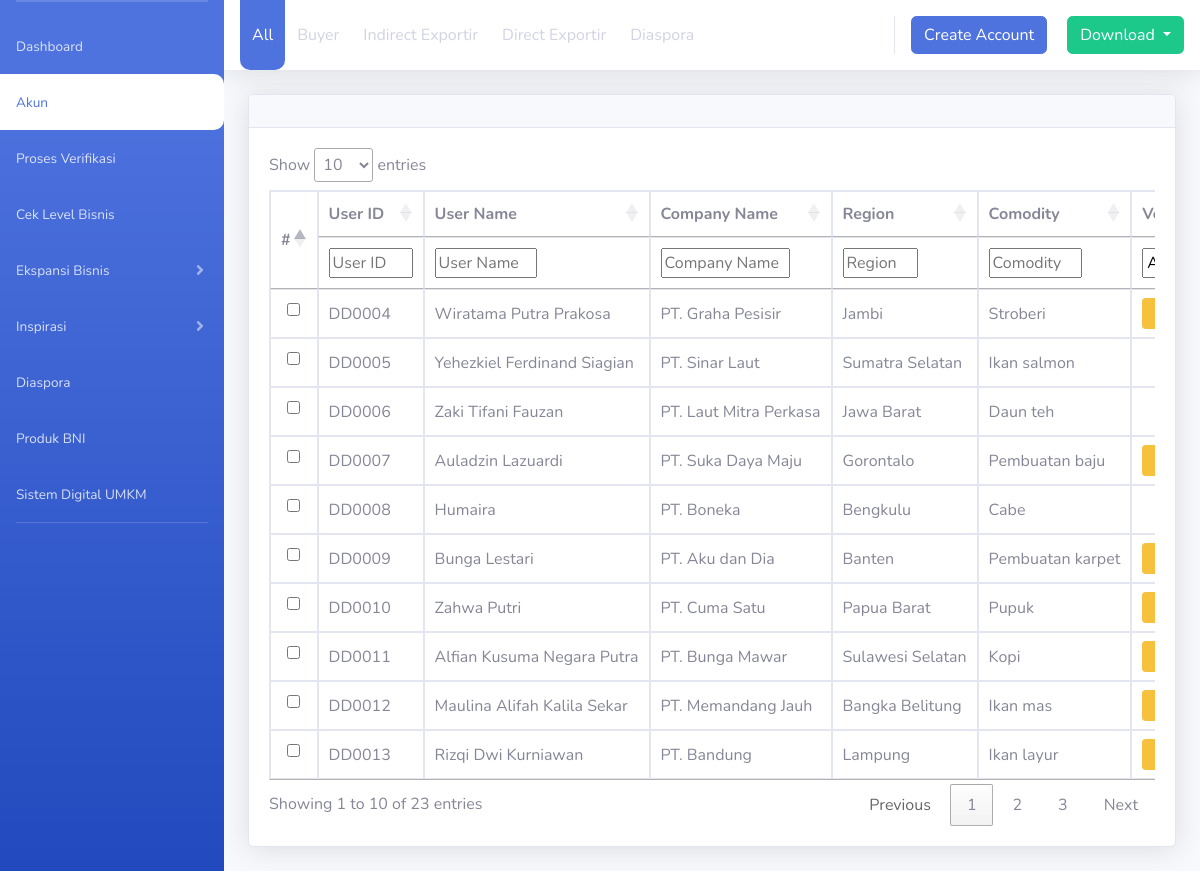
The page /index.php/akun on the database its author committed.
### tables this page shows
CREATE TABLE `data_usaha` (
  `nib` varchar(50) NOT NULL,
  `nama_usaha` varchar(100) NOT NULL,
  `domisili_perusahaan` varchar(50) NOT NULL,
  `email_perusahaan` varchar(50) NOT NULL,
  `website` varchar(50) DEFAULT NULL,
  `bidang_usaha` varchar(50) NOT NULL,
  `komoditi_usaha` varchar(50) NOT NULL,
  `skala` varchar(50) NOT NULL,
  `satuan` varchar(50) NOT NULL,
  `npwp_perusahaan` varchar(50) NOT NULL,
  `no_siup` varchar(50) NOT NULL,
  `no_peb` varchar(50) NOT NULL,
  `no_akta` varchar(50) NOT NULL,
  `kd_data_diri` varchar(20) NOT NULL,
  PRIMARY KEY (`nib`)
);

CREATE TABLE `data_diri` (
  `id_data_diri` int(10) NOT NULL AUTO_INCREMENT,
  `kd_data_diri` varchar(20) NOT NULL,
  `nik` varchar(30) NOT NULL,
  `nama_pemilik` varchar(100) NOT NULL,
  `npwp` varchar(30) NOT NULL,
  `no_telp` varchar(15) NOT NULL,
  `email` varchar(70) NOT NULL,
  `domisili` varchar(100) NOT NULL,
  `foto` varchar(100) DEFAULT NULL,
  `user_type` varchar(20) NOT NULL,
  `verifikasi` varchar(15) NOT NULL,
  `date_create` date NOT NULL,
  `priority` varchar(50) DEFAULT NULL,
  `verifikasi_date` date DEFAULT NULL,
  `assigned_officer` varchar(50) DEFAULT NULL,
  PRIMARY KEY (`kd_data_diri`),
  KEY `id_data_diri` (`id_data_diri`)
);

### application/controllers/akun.php (called while the page is built, shortened)
<?php
class akun extends CI_Controller
{
    public function __construct()
    {
        $this->load->model('akun_model', 'akun');
        $this->load->helper(array('form', 'url', 'file'));
    }
    function index()
    {
        $data = array(
            'title' => 'Form Akun',
            'header' => 'template/header',
            'menu' => 'template/menu',
            'content' => 'template/content',
            'footer' => 'template/footer',
            'app' => 'akun',
            'akun' => $this->akun->all_data(),
        );
        $this->load->view('template/main', $data);
    }
}

### index.php (called while the page is built, shortened)
<?php
require_once BASEPATH.'core/CodeIgniter.php';

### application/models/akun_model.php (called while the page is built, shortened)
<?php
class akun_model extends CI_ModeL
{
    public function all_data()
    {
        $this->db->select('data_diri.kd_data_diri, data_diri.nik, data_diri.nama_pemilik, data_usaha.nama_usaha, data_usaha.komoditi_usaha, data_diri.verifikasi, data_usaha.domisili_perusahaan, data_diri.user_type, data_diri.date_create');
        $this->db->from('data_usaha');
        $this->db->join('data_diri', 'data_diri.kd_data_diri=data_usaha.kd_data_diri');
        $this->db->order_by('data_diri.kd_data_diri', 'ASC');
        $query = $this->db->get();
        return $query->result();
    }
}

### application/views/akun.php (the view, shortened to what this page needs)
<div class="card shadow mb-4">
    <div class="card-header py-3">
    </div>
    <div class="card-body">
        <div class="table-responsive">
            <table class="table table-bordered" id="dataTable" width="100%" cellspacing="0">
                <thead>
                    <tr>
                        <th rowspan="2" class="align-middle">#</th>
                        <th>User ID</th>
                        <th>User Name</th>
                        <th>Company Name</th>
                        <th>Region</th>
                        <th>Comodity</th>
                        <th>Verification</th>
                    </tr>
                    <tr>
                        <th class="searchHeader">User ID</th>
                        <th class="searchHeader">User Name</th>
                        <th class="searchHeader">Company Name</th>
                        <th class="searchHeader">Region</th>
                        <th class="searchHeader">Comodity</th>
                        <th class="searchHeader">Verification</th>
                    </tr>
                </thead>
                <tbody>
                    <?php foreach ($akun as $rs) : ?>
                        <tr onclick="sData(this)">
                            <td style="text-align:right; white-space:nowrap;"><input class="form-check-input" type="checkbox" onclick="csData(this)" value="option1"></td>
                            <td style="vertical-align: middle; white-space:nowrap;"><?= $rs->kd_data_diri; ?></td>
                            <td style="vertical-align: middle; white-space:nowrap;"><?= $rs->nama_pemilik; ?></td>
                            <td style="vertical-align: middle; white-space:nowrap;"><?= $rs->nama_usaha; ?></td>
                            <td style="vertical-align: middle; white-space:nowrap;"><?= $rs->domisili_perusahaan; ?></td>
                            <td style="vertical-align: middle; white-space:nowrap;"><?= $rs->komoditi_usaha; ?></td>
                            <td style="vertical-align: middle; white-space:nowrap;"> <?php if ($rs->verifikasi == "Verification") { ?>
                                    <a href="#" class="btn btn-warning btn-sm" style="width: 100%;">Need to Verification </a>
                                <?php } else { ?> <div style="color:green; text-align:center;"> Verified</div> <?php } ?>
                        </tr>
                    <?php endforeach ?>
                </tbody>
            </table>
        </div>
    </div>
</div>

### application/views/template/main.php (shortened to what this page needs)
<!DOCTYPE html>
<html lang="en">
<head>
    <link href="<?= site_url('templates/vendor/fontawesome-free/css/all.min.css'); ?>" rel="stylesheet" type="text/css">
    <link href="<?= site_url('templates/css/sb-admin-2.min.css'); ?>" rel="stylesheet">
    <link href="<?= site_url('templates/css/style.css'); ?>" rel="stylesheet">
    <link href="https://cdn.datatables.net/1.11.5/css/jquery.dataTables.min.css" rel="stylesheet">
    <link href="https://cdn.datatables.net/buttons/2.2.2/css/buttons.dataTables.min.css" rel="stylesheet">
    <link href="https://cdn.datatables.net/select/1.3.4/css/select.dataTables.min.css" rel="stylesheet">
</head>
<body id="page-top">
    <div>
        <?php
        $this->load->view($header);
        ?>
    </div>
</body>
</html>

### application/views/template/header.php
<div>
    <?php
    $this->load->view($menu);
    ?>
</div>

### application/views/template/menu.php (shortened to what this page needs)
<?php
$url = $this->uri->segment(1);
$akun = $url == "akun" ? "menuActive" : "";
$proses_verifikasi = $url == "proses_verifikasi" ? "menuActive" : "";
$ceklevelbisnis = $url == "ceklevelbisnis" ? "menuActive" : "";
$urll = $this->uri->segment(2);
$all = $urll == "" ? "tabActive" : "";
$buyer = $urll == "buyer" ? "tabActive" : "";
$indirect_exportir = $urll == "indirect_exportir" ? "tabActive" : "";
$direct_exportir = $urll == "direct_exportir" ? "tabActive" : "";
$diaspora = $urll == "diaspora" ? "tabActive" : "";
?>
<div id="wrapper">
    <ul class="navbar-nav bg-gradient-primary sidebar sidebar-dark accordion" id="accordionSidebar">
        <li class="nav-item">
            <a class="nav-link" href="<?= site_url('#'); ?>">
                <span>Dashboard</span></a>
        </li>
        <li class="nav-item">
            <a class="nav-link <?= $akun ?>" href="<?= site_url('akun'); ?>">
                <span>Akun</span></a>
        </li>
        <li class="nav-item">
            <a class="nav-link <?= $proses_verifikasi ?>" href="<?= site_url('proses_verifikasi'); ?>">
                <span>Proses Verifikasi</span></a>
        </li>
        <li class="nav-item">
            <a class="nav-link <?= $ceklevelbisnis ?>" href="<?= site_url('ceklevelbisnis'); ?>">
                <span>Cek Level Bisnis</span></a>
        </li>
        <li class="nav-item">
            <a class="nav-link collapsed" href="#" data-toggle="collapse" data-target="#collapseTwo" aria-expanded="true" aria-controls="collapseTwo">
                <span>Ekspansi Bisnis</span>
            </a>
        </li>
        <li class="nav-item">
            <a class="nav-link collapsed" href="#" data-toggle="collapse" data-target="#collapseUtilities" aria-expanded="true" aria-controls="collapseUtilities">
                <span>Inspirasi</span>
            </a>
        </li>
        <li class="nav-item">
            <a class="nav-link" href="<?= site_url('#'); ?>">
                <span>Diaspora</span></a>
        </li>
        <li class="nav-item">
            <a class="nav-link" href="<?= site_url('#'); ?>">
                <span>Produk BNI</span></a>
        </li>
        <li class="nav-item">
            <a class="nav-link" href="<?= site_url('#'); ?>">
                <span>Sistem Digital UMKM</span></a>
        </li>
        <hr class="sidebar-divider d-none d-md-block">
    </ul>
    <div id="content-wrapper" class="d-flex flex-column">
        <div id="content">
            <nav class="navbar navbar-expand navbar-light bg-white topbar mb-4 static-top shadow">
                <ul class="navbar-nav mr-auto">
                    <li class="nav-item">
                        <a class="nav-link <?= $all ?>" href="<?= site_url('akun'); ?>">All</a>
                    </li>
                    <li class="nav-item  ">
                        <a class="nav-link <?= $buyer ?>" href="<?= site_url('akun/buyer'); ?>">Buyer</a>
                    </li>
                    <li class="nav-item">
                        <a class="nav-link <?= $indirect_exportir ?>" href="<?= site_url('akun/indirect_exportir'); ?>">Indirect Exportir</a>
                    </li>
                    <li class="nav-item">
                        <a class="nav-link <?= $direct_exportir ?>" href="<?= site_url('akun/direct_exportir'); ?>">Direct Exportir</a>
                    </li>
                    <li class="nav-item">
                        <a class="nav-link <?= $diaspora ?>" href="<?= site_url('akun/diaspora'); ?>">Diaspora</a>
                    </li>
                </ul>
                <ul class="navbar-nav ml-auto">
                    <div style="padding-right: 20px;">
                        <a href="<?= site_url('akun/create_akun') ?>"><button type="submit" class="btn btn-primary">Create Account</button></a>
                    </div>
                    <div class="dropdown">
                        <button class="btn btn-success dropdown-toggle" type="button" id="dropdownMenu2" data-toggle="dropdown" aria-expanded="false">
                            Download
                        </button>
                    </div>
                </ul>
            </nav>
            <div class="container-fluid">
                <div>
                    <?php
                    $this->load->view($content);
                    ?>
                </div>
            </div>
        </div>
    </div>
</div>

### application/views/template/content.php
<div>
    <?php
    $this->load->view($app);
    ?>
</div>

### templates/css/style.css (style rules this page uses)
.menuActive { background-color: white; border-top-right-radius: 10px; border-bottom-right-radius: 10px; }
.menuActive span { color: #4e73df; }
.tabActive { background-color: #4e73df; border-bottom-left-radius:10px ; border-bottom-right-radius:10px ; color: white !important; }

### rows shown on the page
data_usaha: kd_data_diri.kd_data_diri "DD0004", kd_data_diri.nama_pemilik "Wiratama Putra Prakosa", nama_usaha "PT. Graha Pesisir", domisili_perusahaan "Jambi", komoditi_usaha "Stroberi"
data_usaha: kd_data_diri.kd_data_diri "DD0005", kd_data_diri.nama_pemilik "Yehezkiel Ferdinand Siagian", nama_usaha "PT. Sinar Laut", domisili_perusahaan "Sumatra Selatan", komoditi_usaha "Ikan salmon"
data_usaha: kd_data_diri.kd_data_diri "DD0006", kd_data_diri.nama_pemilik "Zaki Tifani Fauzan", nama_usaha "PT. Laut Mitra Perkasa", domisili_perusahaan "Jawa Barat", komoditi_usaha "Daun teh"
data_usaha: kd_data_diri.kd_data_diri "DD0007", kd_data_diri.nama_pemilik "Auladzin Lazuardi", nama_usaha "PT. Suka Daya Maju", domisili_perusahaan "Gorontalo", komoditi_usaha "Pembuatan baju"
data_usaha: kd_data_diri.kd_data_diri "DD0008", kd_data_diri.nama_pemilik "Humaira", nama_usaha "PT. Boneka", domisili_perusahaan "Bengkulu", komoditi_usaha "Cabe"
data_usaha: kd_data_diri.kd_data_diri "DD0009", kd_data_diri.nama_pemilik "Bunga Lestari", nama_usaha "PT. Aku dan Dia", domisili_perusahaan "Banten", komoditi_usaha "Pembuatan karpet"
data_usaha: kd_data_diri.kd_data_diri "DD0010", kd_data_diri.nama_pemilik "Zahwa Putri", nama_usaha "PT. Cuma Satu", domisili_perusahaan "Papua Barat", komoditi_usaha "Pupuk"
data_usaha: kd_data_diri.kd_data_diri "DD0011", kd_data_diri.nama_pemilik "Alfian Kusuma Negara Putra", nama_usaha "PT. Bunga Mawar", domisili_perusahaan "Sulawesi Selatan", komoditi_usaha "Kopi"
data_usaha: kd_data_diri.kd_data_diri "DD0012", kd_data_diri.nama_pemilik "Maulina Alifah Kalila Sekar", nama_usaha "PT. Memandang Jauh", domisili_perusahaan "Bangka Belitung", komoditi_usaha "Ikan mas"
data_usaha: kd_data_diri.kd_data_diri "DD0013", kd_data_diri.nama_pemilik "Rizqi Dwi Kurniawan", nama_usaha "PT. Bandung", domisili_perusahaan "Lampung", komoditi_usaha "Ikan layur"
